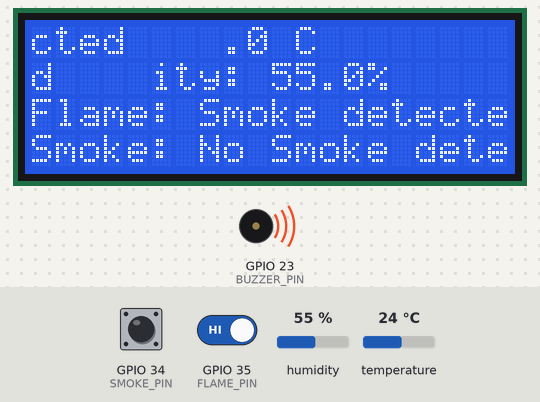
The program below on a simulated ESP32. Shown: 20×4 character LCD, buzzer (waves = sounding, pin HIGH). The inputs (shaded band) are chosen by the test bench; at power-on: GPIO 34 (SMOKE_PIN) HIGH, GPIO 35 (FLAME_PIN) HIGH, humidity 55 %, temperature 24 °C. WiFi joins after 1.5 s; servers stay silent unless stated; no MQTT or app messages arrive unless stated; what the program prints to the serial monitor is not drawn.

Above: at 4.7 s.
4.8 s: GPIO 34 (SMOKE_PIN) pulled LOW for 1.3 s
At 6.3 s:
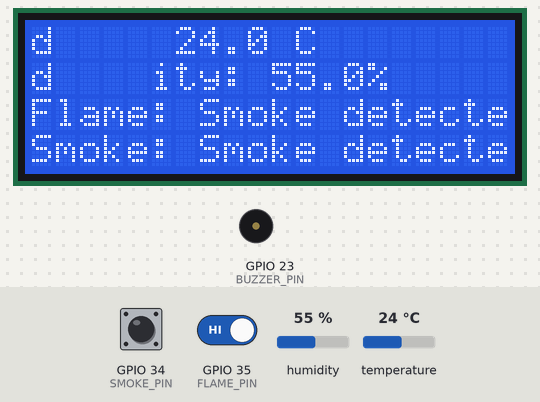
8.5 s: GPIO 35 (FLAME_PIN) driven LOW
At 9.5 s:
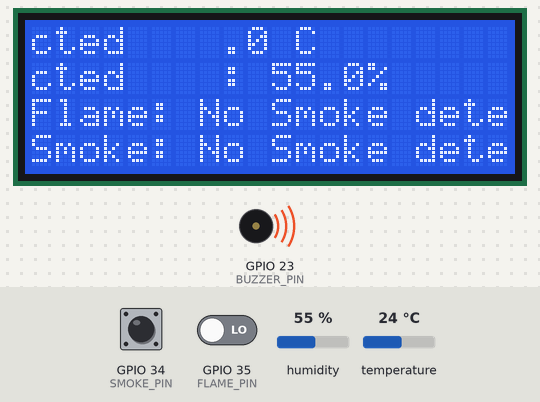
14.7 s: GPIO 34 (SMOKE_PIN) pulled LOW for 1.3 s
At 16.5 s:
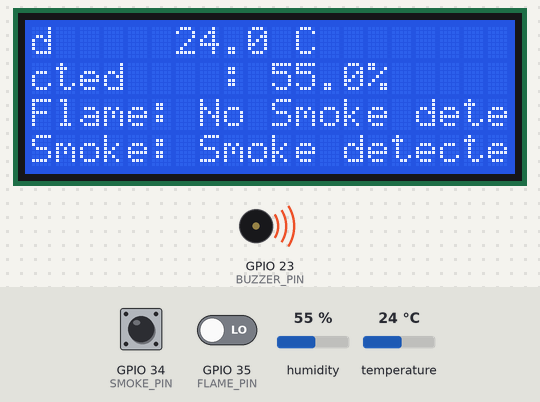
18.4 s: humidity set to 22 %
At 20.1 s:
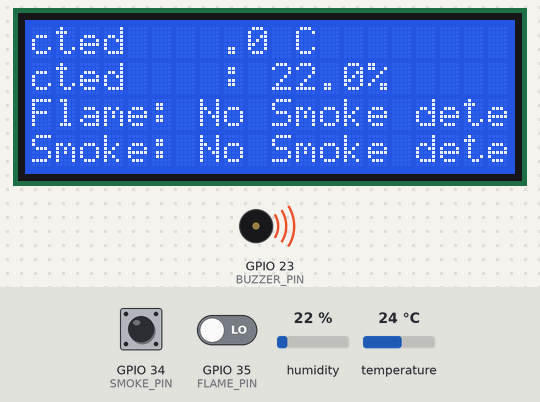
20.6 s: humidity set to 40 %
At 21.7 s:
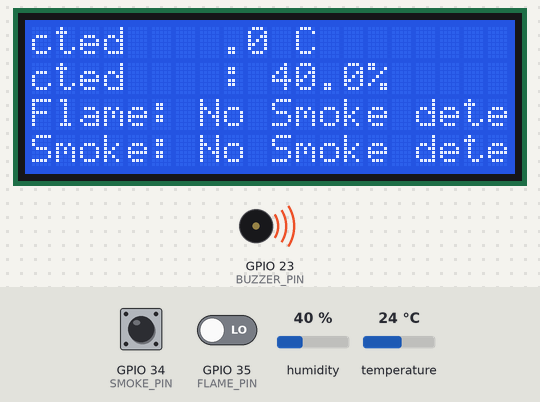
22.8 s: GPIO 35 (FLAME_PIN) driven HIGH
At 24.3 s:
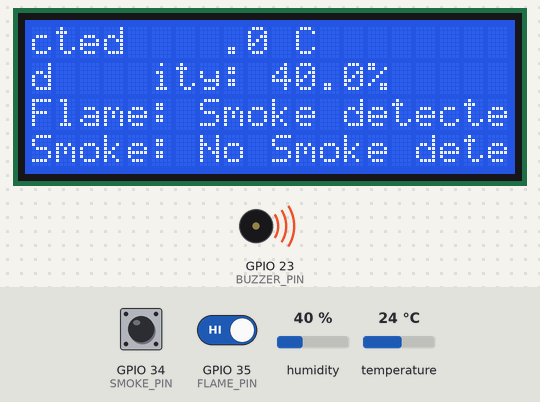
Timing chart, 0 to 25.8 s (numbered marks = the images above; inputs shaded):
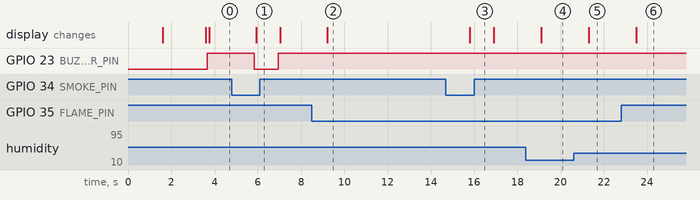

Measured:
- after the input at 4.8 s, GPIO 23 (BUZZER_PIN): HIGH → LOW after 1.0 s, → HIGH 1.1 s later; the display: changes after 1.1 s (image 1)
- after the input at 8.5 s, the display: changes after 0.72 s (image 2)
- after the input at 14.7 s, the display: changes after 1.1 s (image 3)
- after the input at 18.4 s, the display: changes after 0.71 s (image 4)
- after the input at 20.6 s, the display: changes after 0.70 s (image 5)
- after the input at 22.8 s, the display: changes after 0.70 s (image 6)

The program:

main.cpp
```cpp
#include <Arduino.h>
#include <ChatbotAPI.h>
#include <DHT.h>
#include <LiquidCrystal_I2C.h>
#include <Wire.h>
#include <WiFi.h>

// ===== WIFI CREDENTIAL =======

const char* ssid = "Reindeer";
const char* password = "200120022003";

// ====== DEVICE AUTHENTICATION ===

const char* device_id = "";
const char* auth_token = "";

// ===== DECLARATION ============

// ===== Sensor Pins =====
#define DHTPIN      4
#define DHTTYPE     DHT22
#define FLAME_PIN   35
#define SMOKE_PIN   34
#define BUZZER_PIN  23

// ===== Objects =====
ChatbotAPI chatbot;
LiquidCrystal_I2C lcd(0x27, 20, 4);
DHT dht(DHTPIN, DHTTYPE);


//  ====== SETUP  FUNCTION =====
void setup(){

  //  serial begin for serial communication
  Serial.begin(115200);

  // === initialization ====

    //==== intialize chatbot object ====
    chatbot.begin(device_id, auth_token);

  //==== dht sensor initialize =====
  dht.begin();


  // === establish wifi connection ====
  WiFi.begin(ssid, password);
  Serial.println("Connecting to wifi .....");
  while(WiFi.status() != WL_CONNECTED){
    Serial.println(".");
    delay(500);
  }
  Serial.println("\n Wifi connected ..");

// === device pin setup =======
  pinMode(FLAME_PIN, INPUT);
  pinMode(SMOKE_PIN, INPUT);
  pinMode(BUZZER_PIN, OUTPUT);
  digitalWrite(BUZZER_PIN, LOW);


  // === lcd intialization
  lcd.init();
  lcd.backlight();

   // Welcome message on LCD
  lcd.setCursor(0, 0);
  lcd.print(" Smartfy Safety ");
  lcd.setCursor(0, 1);
  lcd.print("  Monitoring   ");
  delay(2000);
  lcd.clear();

}

// ==== loop funtion =========

void loop(){


  // == reading data from sensor ===
  float temperature = dht.readTemperature();
  float humidity = dht.readHumidity();
  int smoke = digitalRead(SMOKE_PIN);
  int flame = digitalRead(FLAME_PIN);

  /* ==== Prepare data for chatbot transmission ====
    In this section, sensor values are formatted as strings
    and appended with their respective units. This ensures
    the data is properly structured for display and interpretation
    in the chatbot interface.
  */
  String tempStr = String(temperature ) + "°C";
  String humStr = String(humidity) + "%";
  String smokeData = String(smoke) + "ppm";

  //======= This prepare  data with logic within it ======
  String smokeStatus = (smoke  ==  LOW) ? "Smoke detected" : "No Smoke detected";
  String flameStatus = (flame  ==  HIGH) ? "Smoke detected" : "No Smoke detected";


  // ==== send data to the chatbot ===

  chatbot.updateData("V1",tempStr);
  chatbot.updateData("V2",humStr);
  chatbot.updateData("V3",smokeData);
  chatbot.updateData("V4",smokeStatus);
  chatbot.updateData("V5",flameStatus);

  // === handle alarm tone ====

  // Handle buzzer alarm
  if (flame == LOW || smoke == HIGH) {
    digitalWrite(BUZZER_PIN, HIGH);  // Alarm ON
  } else {
    digitalWrite(BUZZER_PIN, LOW);   // Alarm OFF
  }


   // Print status to Serial Monitor
  Serial.println("Sensor Data Sent:");
  Serial.println("Temp: " + tempStr);
  Serial.println("Humidity: " + humStr);
  Serial.println("Flame: " + flameStatus);
  Serial.println("Smoke: " + smokeStatus);
  Serial.println("-----------------------------");

  // Display on LCD
  lcd.setCursor(0, 0);
  lcd.print("Temp: ");
  lcd.print(temperature, 1);
  lcd.print(" C    ");

  lcd.setCursor(0, 1);
  lcd.print("Humidity: ");
  lcd.print(humidity, 1);
  lcd.print("%     ");

  lcd.setCursor(0, 2);
  lcd.print("Flame: ");
  lcd.print(flameStatus);
  lcd.print("    ");

  lcd.setCursor(0, 3);
  lcd.print("Smoke: ");
  lcd.print(smokeStatus);
  lcd.print("    ");

  delay(1000);  // Update every 1 seconds


}
```
